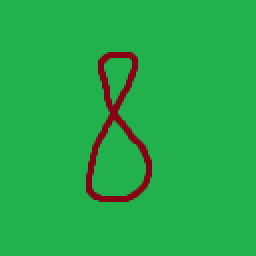
#> input picture ImageProcessing/a172308b-ea18-45ae-aa73-7592672613d4/8/2.png, 128 x 128 px (shown 2 times larger); its folder holds only this picture in this run
$ python main.py
#> lines starting #> are read from the running program, lines starting #| are printed output that depends on the picture; after the words box and inside, x2 and y2 are one past the last pixel; in counts of white or black regions, pixels touching at a corner belong together
from PIL import Image
import os


def images_processing(path, n):
#> called with path = 'a172308b-ea18-45ae-aa73-7592672613d4', n = 150
    root_name = 'TransformedImagesDir'
    path_to_root = path + '/../' + root_name
    if root_name not in os.listdir(path + '/..'):
        os.mkdir(path_to_root)

    lst_direct = os.listdir(path)
    for direct in lst_direct:
        path_to_imgs = path + '/' + direct
        imgs_dir = os.listdir(path_to_imgs)
        if direct not in os.listdir(path_to_root):
            os.mkdir(path_to_root + '/' + direct)
        for img_fn in imgs_dir:
            img = Image.open(path_to_imgs + '/' + img_fn)
#> img is the input picture: PIL image 128x128 RGB; mean R, G, B 37.7, 170.6, 74
            img_width = img.width
#> img_width = 128
            img_height = img.height
#> img_height = 128
            pixels = img.load()
            unic_colors = {}
            for i in range(img_width):
                for j in range(img_height):
                    pixel = pixels[i, j]
                    if pixel not in unic_colors.keys():
                        unic_colors[pixel] = 1
                    else:
                        unic_colors[pixel] += 1
#> after the loop, unic_colors = 20 items

            max_color = max(unic_colors, key=unic_colors.get)
#> max_color = (34, 177, 76)

            top = 0
            left = 0
            rigth = 0
            bottom = 0
            isStart = True
            for i in range(img_width):
                for j in range(img_height):
                    if pixels[i, j] != max_color:
                        if isStart:
                            top = j
                            bottom = j
                            left = i
                            rigth = i
                            isStart = False
                            continue
                        if j > bottom:
                            bottom = j
                        if j < top:
                            top = j
                        if i > rigth:
                            rigth = i
#> after the loop, bottom = 100; isStart = False; left = 43; rigth = 75; top = 26

            bottom += 1
#> bottom = 101
            rigth += 1
#> rigth = 76
            img = img.crop((left, top, rigth, bottom))
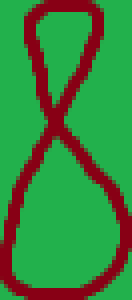
#> img: PIL image 33x75 RGB (shown 4 times larger); mean R, G, B 58.3, 134.7, 62.9
            new_size_img = max((bottom - top, rigth - left))
#> new_size_img = 75

            l_marg = 0
            t_marg = 0

            if bottom - top > rigth - left:
                l_marg = (bottom - top - (rigth - left)) // 2
#> l_marg = 21
            else:
                t_marg = (rigth - left - (bottom - top)) // 2
            bg = Image.new('RGB', (new_size_img, new_size_img), max_color)
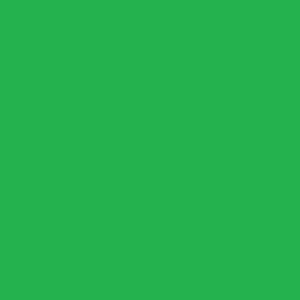
#> bg: PIL image 75x75 RGB (shown 4 times larger); mean R, G, B 34, 177, 76
            bg.paste(img, (l_marg, t_marg))
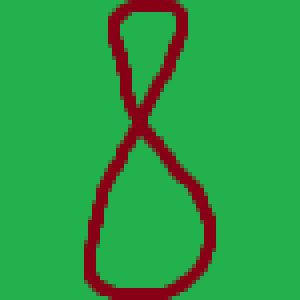
#> bg: PIL image 75x75 RGB (shown 4 times larger); mean R, G, B 44.7, 158.4, 70.2
            bg = bg.resize((n, n), 4)
#> bg: PIL image 150x150 RGB
            bg_pixs = bg.load()
            for i in range(n):
                for j in range(n):
                    pix_val = bg_pixs[i, j]
                    if pix_val == max_color:
                        bg.putpixel((i, j), (255, 255, 255))
                    else:
                        bg.putpixel((i, j), (0, 0, 0))
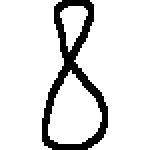
#> bg: PIL image 150x150 RGB; 87.6% white; 1 black region, box (x1, y1, x2, y2) and area: (42, 0, 108, 150) 2780
            bg.save(path_to_root + '/' + direct + '/' + img_fn.split('.')[0] + '.png')
            print('Done: ' + direct + '/' + img_fn.split('.')[0] + '.png')


images_processing('a172308b-ea18-45ae-aa73-7592672613d4', 150)

$ run again, on ImageProcessing/a172308b-ea18-45ae-aa73-7592672613d4/8/3.png
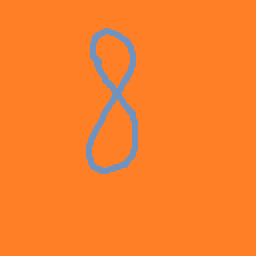
#> input picture ImageProcessing/a172308b-ea18-45ae-aa73-7592672613d4/8/3.png, 128 x 128 px (shown 2 times larger)
#> in images_processing, img is the input picture: PIL image 128x128 RGB; mean R, G, B 250.2, 127.6, 44.1
#> after the loop in images_processing, `for i in range(img_width):`: unic_colors = 23 items
#> max_color = (255, 127, 39)
#> in images_processing, `img = img.crop((left, top, rigth, bottom))`:
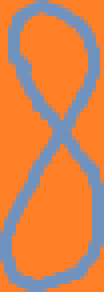
#> img: PIL image 26x73 RGB (shown 4 times larger); mean R, G, B 213.8, 132.5, 82.6
#> after the loop in images_processing, `for i in range(n):`:
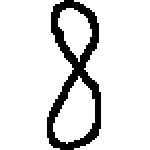
#> bg: PIL image 150x150 RGB; 87.3% white; 1 black region, box (x1, y1, x2, y2) and area: (47, 0, 101, 150) 2852
